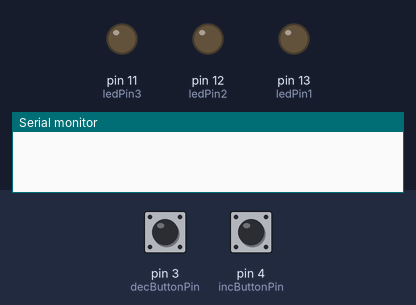
A sketch run on a simulated Arduino Uno, built with avr-gcc and run on an emulated ATmega328P. On the bench: output pins drawn as LEDs (lit = HIGH), the last lines printed to the serial monitor. Inputs (shaded band) come from the test bench; at power-on: pin 3 (decButtonPin) LOW, pin 4 (incButtonPin) LOW.

Above: at 1.2 s.
1.3 s: pin 3 (decButtonPin) pulled HIGH for 1 s
At 3.0 s:
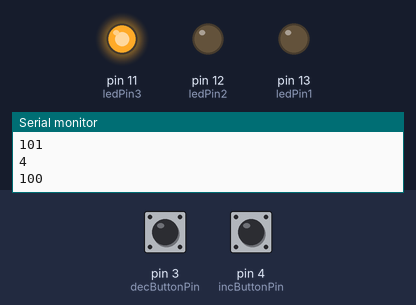
3.8 s: pin 4 (incButtonPin) pulled HIGH for 3.2 s
At 8.2 s:
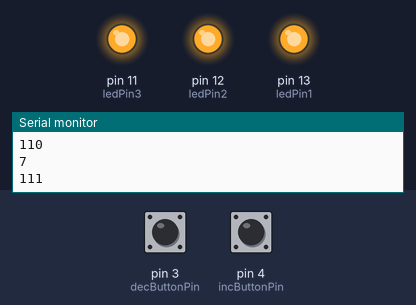
8.5 s: pin 4 (incButtonPin) pulled HIGH for 0.15 s
At 9.6 s:
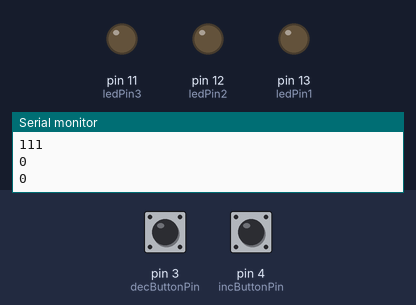
10.2 s: pin 4 (incButtonPin) pulled HIGH for 1 s
At 11.07 s:
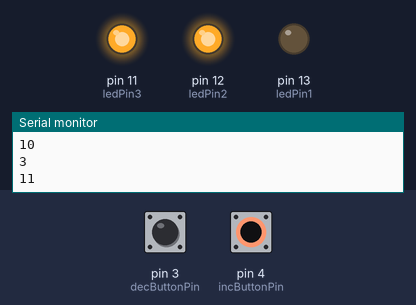
Timing chart, 0 to 13.2 s (numbered marks = the images above; inputs shaded):
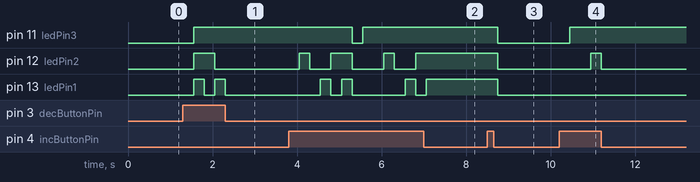

Measured:
- after the input at 1.3 s, pin 11 (ledPin3): LOW → HIGH after 0.25 s; pin 12 (ledPin2): LOW → HIGH after 0.25 s, → LOW 0.50 s later; pin 13 (ledPin1): alternates HIGH for 0.25 s and LOW for 0.25 s, 4 changes in all, then stays LOW, starting after 0.25 s
- after the input at 3.8 s, pin 11 (ledPin3): HIGH → LOW after 1.5 s, → HIGH 0.25 s later; pin 12 (ledPin2): goes HIGH 0.25 s, LOW 0.50 s, HIGH 0.50 s, LOW 0.75 s, HIGH 0.25 s, LOW 0.50 s, then HIGH, starting after 0.25 s; pin 13 (ledPin1): goes HIGH 0.25 s, LOW 0.25 s, HIGH 0.25 s, LOW 1.3 s, HIGH 0.25 s, LOW 0.25 s, then HIGH, starting after 0.75 s
- after the input at 8.5 s, pin 11 (ledPin3), pin 12 (ledPin2), pin 13 (ledPin1): HIGH → LOW after 0.25 s
- after the input at 10.2 s, pin 11 (ledPin3): LOW → HIGH after 0.25 s; pin 12 (ledPin2): LOW → HIGH after 0.75 s, → LOW 0.25 s later

The sketch:

lab2.ino
```cpp
//Jacob Diaz
// jdiaz88
// Link  to video: https://youtu.be/x763UmY7DQ0
// Set Pin numbers
const int ledPin1 = 13;
const int ledPin2= 12;
const int ledPin3= 11;

const int incButtonPin = 4;
const int decButtonPin = 3;


// Set button State
int incrementButton = 0;
int decrementButton = 0;


int pressed = 1;
int pressCount;
void setup() {
  Serial.begin(9600);
  pinMode(ledPin1, OUTPUT);   // init the LED pin as an output.
  pinMode(ledPin2, OUTPUT);
  pinMode(ledPin3, OUTPUT);

  pinMode(incButtonPin, INPUT); // init the button as an input.
  pinMode(decButtonPin, INPUT); // init the button as an input.

}


const byte numPins = 3;
byte pins[] = {11,12,13};
void loop() {

  incrementButton = digitalRead(incButtonPin); // Eigther 1 or 0
  decrementButton = digitalRead(decButtonPin); // Eigther 1 or 0

  if(incrementButton == HIGH){
    incPressCount();
    }
   if(decrementButton == HIGH){
    decPressCount();
    }

}

  void incPressCount(){
        if(pressCount == 7){
          pressCount = 0;
          pressed =  0;
          }
          else{
            pressCount = pressed ++;
            delay(250);
            Serial.println(pressCount);
               displayBinLed();

          }
    }

  void decPressCount(){
        if(pressCount == 0){
          pressCount = 7;
          pressed =  7;
          }
          else{
            pressCount = pressed --;
            delay(250);
            Serial.println(pressCount);
               displayBinLed();

          }
    }


void displayBinLed(){
            String pressCountBin = String(pressCount, BIN); // Binary Number
            Serial.println(pressCountBin);
            Serial.println("");

            for (int i = 0; i < numPins; i++){
            char binChar = pressCountBin.charAt(i) ; // 1 or 0
            int state;
            // Set the state of the light based on the pressCountBinary Char
            if (binChar == '0'){
                state = 0;
              }
            if(binChar == '1'){
                state = 1;
              }
            if(binChar == '\0'){
                state = 0;
              }
             digitalWrite(pins[i], state );
          }
  }
```
